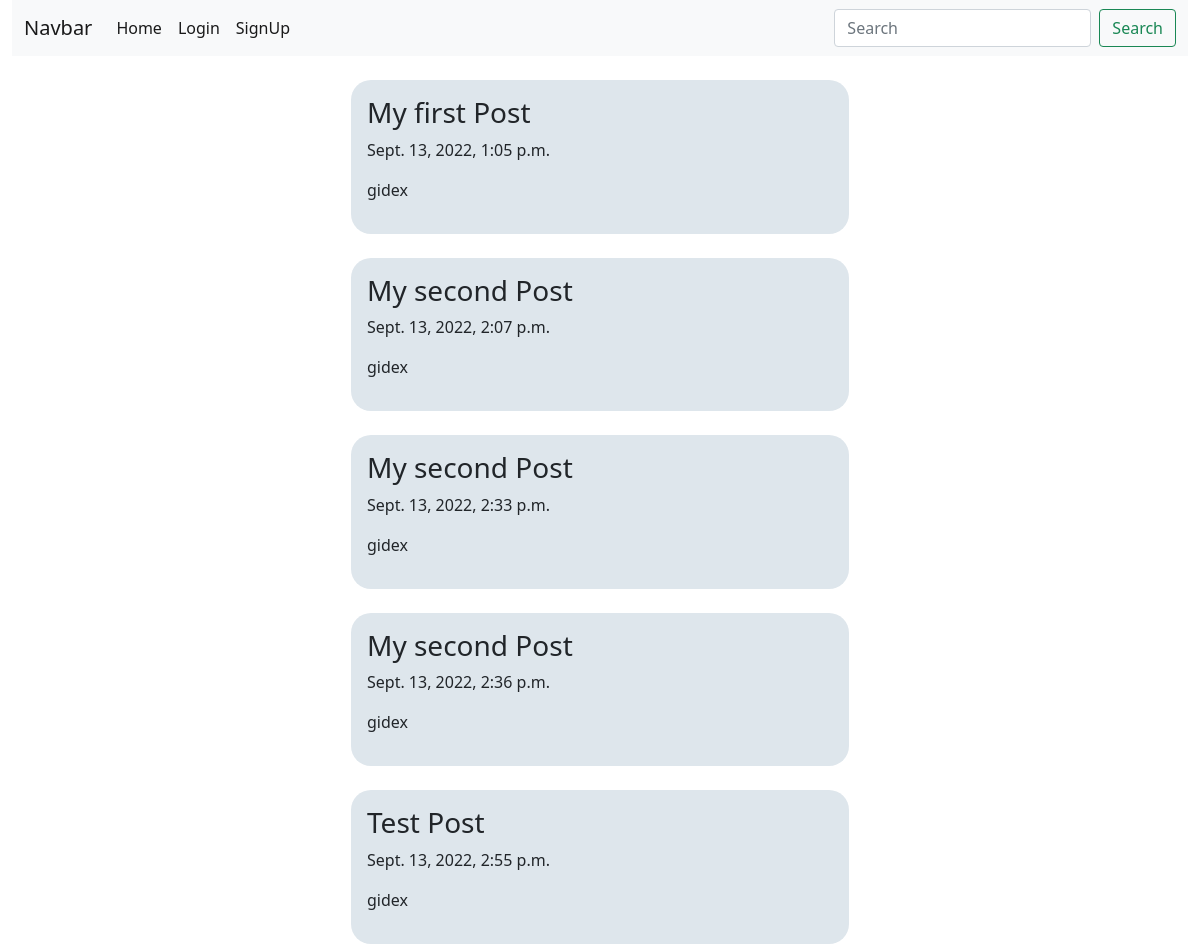
/home/, run on the app's committed database.
### my_app/models.py (models this page shows, shortened)
class Post(models.Model):
    title = models.CharField(max_length=50, default='My title')
    body = models.TextField()
    date_created = models.DateTimeField(default = timezone.now)
    owner = models.ForeignKey(User, on_delete=models.CASCADE)

### my_app/views.py (the view)
# urls.py: path('home/', views.home, name='homepage'),
def home(request):
    posts = Post.objects.all()
    return render(request, 'my_app/home.html', {'all_posts': posts})

### my_app/templates/my_app/home.html (shortened to what this page needs)
<!DOCTYPE html>
<html lang="en">
<head>
    <link href="https://cdn.jsdelivr.net/npm/bootstrap@5.0.2/dist/css/bootstrap.min.css" rel="stylesheet">
</head>
<body>
    <div class="container-fluid">
        <nav class="navbar navbar-expand-lg navbar-light bg-light">
            <div class="container-fluid">
                <a class="navbar-brand" href="#">Navbar</a>
                <div class="collapse navbar-collapse" id="navbarSupportedContent">
                    <ul class="navbar-nav me-auto mb-2 mb-lg-0">
                        <li class="nav-item">
                            <a class="nav-link active" aria-current="page" href="#">Home</a>
                        </li>
                        <li class="nav-item">
                            <a class="nav-link active" aria-current="page" href="#">Login</a>
                        </li>
                        <li class="nav-item">
                            <a class="nav-link active" aria-current="page" href="#">SignUp</a>
                        </li>
                    </ul>
                    <form class="d-flex">
                        <input class="form-control me-2" type="search" placeholder="Search" aria-label="Search">
                        <button class="btn btn-outline-success" type="submit">Search</button>
                    </form>
                </div>
            </div>
        </nav>
    </div>
    <div class="container">
        <div class="row">
            <div class="col-6 m-auto ">
                {% for post in all_posts %}
                <div class=" m-4 p-3 mb-2" style="border-radius: 20px; background-color: #dee6ec;">
                    <h3> {{post.title}}</h3>
                    <p>{{post.date_created}}</p>
                    <p>{{post.owner.username}}</p>
                </div>
                {% endfor %}
            </div>
        </div>
    </div>
</body>
</html>

### data on the page
Post: title "My first Post", date_created "Sept. 13, 2022, 1:05 p.m.", owner.username "gidex"
Post: title "My second Post", date_created "Sept. 13, 2022, 2:07 p.m.", owner.username "gidex"
Post: title "My second Post", date_created "Sept. 13, 2022, 2:33 p.m.", owner.username "gidex"
Post: title "My second Post", date_created "Sept. 13, 2022, 2:36 p.m.", owner.username "gidex"
Post: title "Test Post", date_created "Sept. 13, 2022, 2:55 p.m.", owner.username "gidex"
